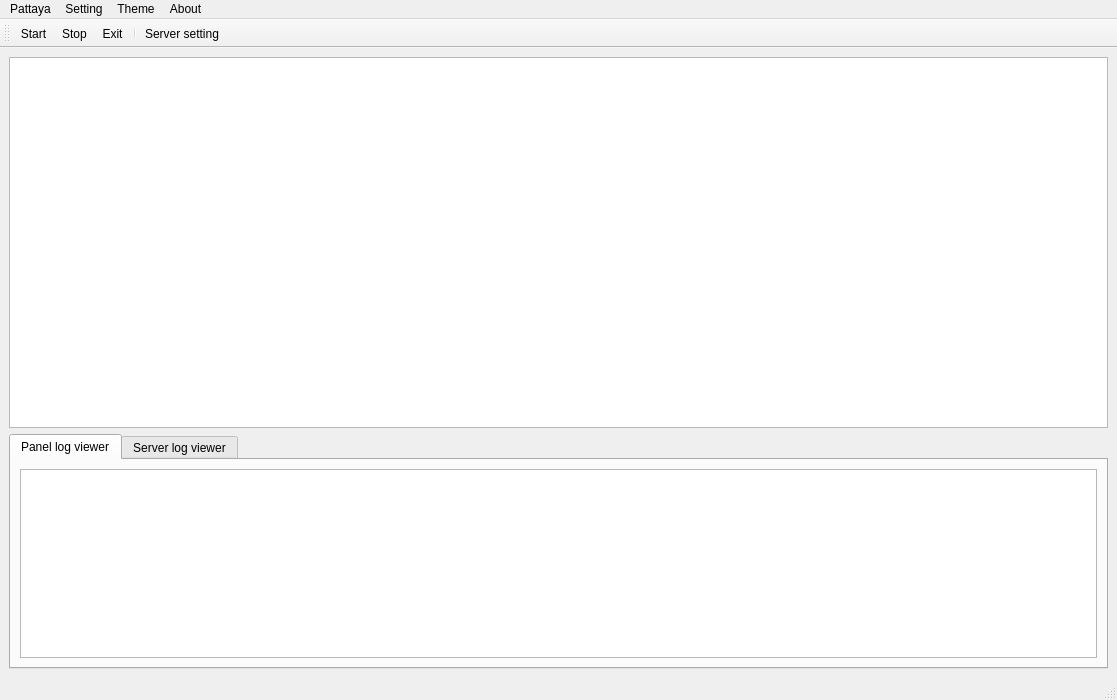
<?xml version="1.0" encoding="UTF-8"?>
<ui version="4.0">
 <class>MainWindow</class>
 <widget class="QMainWindow" name="MainWindow">
  <property name="geometry">
   <rect>
    <x>0</x>
    <y>0</y>
    <width>1117</width>
    <height>700</height>
   </rect>
  </property>
  <property name="minimumSize">
   <size>
    <width>1049</width>
    <height>610</height>
   </size>
  </property>
  <property name="maximumSize">
   <size>
    <width>16777215</width>
    <height>700</height>
   </size>
  </property>
  <property name="windowTitle">
   <string>Pattaya Project Panel - $VERSION [ Online bots: $ONLINE_BOT ]</string>
  </property>
  <widget class="QWidget" name="centralwidget">
   <layout class="QVBoxLayout" name="verticalLayout">
    <item>
     <widget class="QTableView" name="bot_table_view">
      <property name="minimumSize">
       <size>
        <width>991</width>
        <height>371</height>
       </size>
      </property>
      <attribute name="horizontalHeaderStretchLastSection">
       <bool>true</bool>
      </attribute>
     </widget>
    </item>
    <item>
     <widget class="QTabWidget" name="control_tab">
      <property name="currentIndex">
       <number>0</number>
      </property>
      <widget class="QWidget" name="tab">
       <attribute name="title">
        <string>Panel log viewer</string>
       </attribute>
       <layout class="QVBoxLayout" name="verticalLayout_2">
        <item>
         <widget class="QTextBrowser" name="panel_log_text_browser"/>
        </item>
       </layout>
      </widget>
      <widget class="QWidget" name="tab_2">
       <attribute name="title">
        <string>Server log viewer</string>
       </attribute>
       <layout class="QVBoxLayout" name="verticalLayout_3">
        <item>
         <widget class="QTextBrowser" name="server_log_text_browser"/>
        </item>
       </layout>
      </widget>
     </widget>
    </item>
   </layout>
  </widget>
  <widget class="QMenuBar" name="menubar">
   <property name="geometry">
    <rect>
     <x>0</x>
     <y>0</y>
     <width>1117</width>
     <height>22</height>
    </rect>
   </property>
   <widget class="QMenu" name="menuPattaya">
    <property name="title">
     <string>Pattaya</string>
    </property>
    <addaction name="actionStart"/>
    <addaction name="actionStop"/>
    <addaction name="actionExit"/>
   </widget>
   <widget class="QMenu" name="menuSetting">
    <property name="title">
     <string>Setting</string>
    </property>
    <addaction name="actionServer_setting"/>
   </widget>
   <widget class="QMenu" name="menuAbout">
    <property name="title">
     <string>About</string>
    </property>
    <addaction name="actionAbout_Pattaya_Project"/>
    <addaction name="actionAbout_Qt"/>
   </widget>
   <widget class="QMenu" name="menuTheme">
    <property name="title">
     <string>Theme</string>
    </property>
    <addaction name="actionDark"/>
    <addaction name="actionLight"/>
    <addaction name="separator"/>
   </widget>
   <addaction name="menuPattaya"/>
   <addaction name="menuSetting"/>
   <addaction name="menuTheme"/>
   <addaction name="menuAbout"/>
  </widget>
  <widget class="QStatusBar" name="statusbar"/>
  <widget class="QToolBar" name="toolBar">
   <property name="windowTitle">
    <string>toolBar</string>
   </property>
   <attribute name="toolBarArea">
    <enum>TopToolBarArea</enum>
   </attribute>
   <attribute name="toolBarBreak">
    <bool>false</bool>
   </attribute>
   <addaction name="actionStart"/>
   <addaction name="actionStop"/>
   <addaction name="actionExit"/>
   <addaction name="separator"/>
   <addaction name="actionServer_setting"/>
  </widget>
  <action name="actionStart">
   <property name="icon">
    <iconset resource="resource.qrc">
     <normaloff>:/assets/images/plug-connect.png</normaloff>:/assets/images/plug-connect.png</iconset>
   </property>
   <property name="text">
    <string>Start</string>
   </property>
  </action>
  <action name="actionExit">
   <property name="icon">
    <iconset resource="resource.qrc">
     <normaloff>:/assets/images/cross.png</normaloff>:/assets/images/cross.png</iconset>
   </property>
   <property name="text">
    <string>Exit</string>
   </property>
  </action>
  <action name="actionServer_setting">
   <property name="icon">
    <iconset resource="resource.qrc">
     <normaloff>:/assets/images/server--pencil.png</normaloff>:/assets/images/server--pencil.png</iconset>
   </property>
   <property name="text">
    <string>Server setting</string>
   </property>
  </action>
  <action name="actionAbout_Pattaya_Project">
   <property name="icon">
    <iconset resource="resource.qrc">
     <normaloff>:/assets/images/information-button.png</normaloff>:/assets/images/information-button.png</iconset>
   </property>
   <property name="text">
    <string>About Pattaya Project</string>
   </property>
  </action>
  <action name="actionAbout_Qt">
   <property name="icon">
    <iconset resource="resource.qrc">
     <normaloff>:/assets/images/qt.png</normaloff>:/assets/images/qt.png</iconset>
   </property>
   <property name="text">
    <string>About Qt</string>
   </property>
  </action>
  <action name="actionStop">
   <property name="icon">
    <iconset resource="resource.qrc">
     <normaloff>:/assets/images/plug-disconnect.png</normaloff>:/assets/images/plug-disconnect.png</iconset>
   </property>
   <property name="text">
    <string>Stop</string>
   </property>
  </action>
  <action name="actionDark">
   <property name="icon">
    <iconset resource="resource.qrc">
     <normaloff>:/assets/images/monitor-off.png</normaloff>:/assets/images/monitor-off.png</iconset>
   </property>
   <property name="text">
    <string>Dark</string>
   </property>
  </action>
  <action name="actionLight">
   <property name="icon">
    <iconset resource="resource.qrc">
     <normaloff>:/assets/images/monitor.png</normaloff>:/assets/images/monitor.png</iconset>
   </property>
   <property name="text">
    <string>Light</string>
   </property>
  </action>
 </widget>
 <resources>
  <include location="resource.qrc"/>
 </resources>
 <connections/>
</ui>
